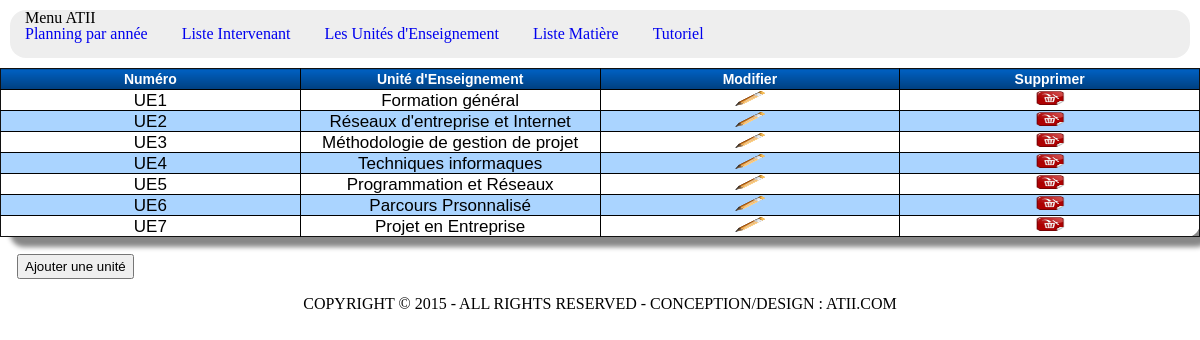
Page /unite_enseignement.php on the committed database.
### tables this page shows
CREATE TABLE IF NOT EXISTS `unite_enseignement` (
  `id_ue` int(11) NOT NULL AUTO_INCREMENT,
  `nom_ue` varchar(50) NOT NULL,
  PRIMARY KEY (`id_ue`)
);

### unite_enseignement.php (the view, shortened to what this page needs)
<!DOCTYPE html>
<html>
    <head>
        <link rel="stylesheet" type="text/css" href="css/reset.css">
        <link rel="stylesheet" type="text/css" href="css/style.css">
    </head>
    <body>
<?php include("header.php");
	?>
	<table border="1" class="CSSTableGenerator">
			<tr>
				<td>Numéro</td>
				<td>Unité d'Enseignement</td>
				<td>Modifier</td>
				<td>Supprimer</td>
			</tr>
	<?php
 		include("connexion.php");
		$requ1=$bd->query("SELECT * FROM unite_enseignement") or die(print_r($bd->errorInfo()));
		while ($unite=$requ1->fetch()) {
				?>
				<tr>
					<td><?php echo'UE'.$unite['id_ue']; ?></td>
					<td><?php echo $unite['nom_ue']; ?></td>
					<td><a href="#" class="modifier" id="<?php echo $unite['id_ue']; ?>"><img src="images/modif.png" width="30" height="15"></a></td>
					<td><a class="supprimer" data-num="<?php echo $unite['id_ue']; ?>" href="#"><img src="images/sup.png" width="30" height="15"></a></td>
				</tr>
				<?php
		}
		?>
		</table>
		<div>
			<a href="#" id="ajouter"><button class="button_inter">Ajouter une unité</button></a>
		</div>
		<?php
include("footer.php"); ?>

### css/style.css (style rules this page uses)
table tr { border: 1px solid #111; }
table td { border: 1px solid #111; width: 200px; border: 1px solid #111; margin-bottom: -1px; height: 20px; }
@media only screen and (max-width: 1439px) { table td { width: 150px; } }
.button_inter { height: 25px; margin: 17px; }
.CSSTableGenerator { margin:0px;padding:0px; width:100%; box-shadow: 10px 10px 5px #888888; border:1px solid #000000; -moz-border-radius-bottomleft:14px; -webkit-border-bottom-left-radius:14px; border-bottom-left-radius:14px; -moz-border-radius-bottomright:14px; -webkit-border-bottom-right-radius:14px; border-bottom-right-radius:14px; -moz-border-radius-topright:14px; -webkit-border-top-right-radius:14px; border-top-right-radius:14px; -moz-border-radius-topleft:14px; -webkit-border-top-left-radius:14px; border-top-left-radius:14px; }
.CSSTableGenerator tr:last-child td:last-child { -moz-border-radius-bottomright:14px; -webkit-border-bottom-right-radius:14px; border-bottom-right-radius:14px; }
.CSSTableGenerator tr:last-child td:first-child { -moz-border-radius-bottomleft:14px; -webkit-border-bottom-left-radius:14px; border-bottom-left-radius:14px; }
.CSSTableGenerator tr:nth-child(odd) { background-color:#aad4ff; }
.CSSTableGenerator tr:nth-child(even) { background-color:#ffffff; }
.CSSTableGenerator td { vertical-align:middle; border:1px solid #000000; border-width:0px 1px 1px 0px; text-align:center; font-size:17px; font-family:Arial; font-weight:normal; color:#000000; }
.CSSTableGenerator tr:last-child td { border-width:0px 1px 0px 0px; }
.CSSTableGenerator tr td:last-child { border-width:0px 0px 1px 0px; }
.CSSTableGenerator tr:last-child td:last-child { border-width:0px 0px 0px 0px; }
.CSSTableGenerator tr:first-child td { background:-o-linear-gradient(bottom, #005fbf 5%, #003f7f 100%); background:-webkit-gradient( linear, left top, left bottom, color-stop(0.05, #005fbf), color-stop(1, #003f7f) ); background:-moz-linear-gradient( center top, #005fbf 5%, #003f7f 100% ); filter:progid:DXImageTransform.Microsoft.gradient(startColorstr="#005fbf", endColorstr="#003f7f"); background: -o-linear-gradient(top,#005fbf,003f7f); background-color:#005fbf; border:0px solid #000000; text-align:center; border-width:0px 0px 1px 1px; font-size:14px; font-family:Arial; font-weight:bold; color:#ffffff; }
.CSSTableGenerator tr:first-child td:first-child { border-width:0px 0px 1px 0px; }
.CSSTableGenerator tr:first-child td:last-child { border-width:0px 0px 1px 1px; }

### rows in the picture
unite_enseignement: id_ue "1", nom_ue "Formation général"
unite_enseignement: id_ue "2", nom_ue "Réseaux d'entreprise et Internet"
unite_enseignement: id_ue "3", nom_ue "Méthodologie de gestion de projet"
unite_enseignement: id_ue "4", nom_ue "Techniques informaques"
unite_enseignement: id_ue "5", nom_ue "Programmation et Réseaux"
unite_enseignement: id_ue "6", nom_ue "Parcours Prsonnalisé"
unite_enseignement: id_ue "7", nom_ue "Projet en Entreprise"
